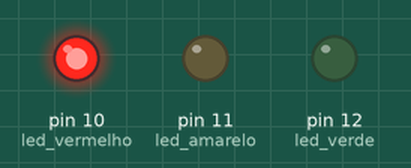
Simulated run of this sketch. Board: Arduino Uno, built with avr-gcc and run on an emulated ATmega328P. Shown: output pins drawn as LEDs (lit = HIGH).

Above: at 2.5 s.
At 8.0 s:
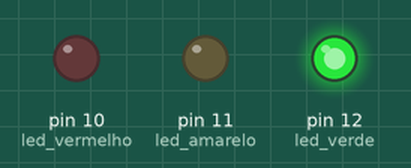
At 12.0 s:
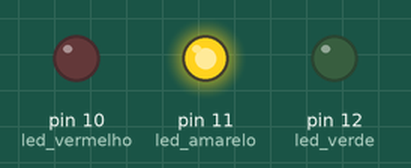
Timing chart, 0 to 16.9 s (numbered marks = the images above):
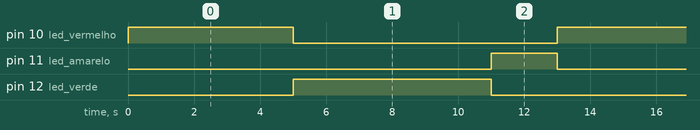

Measured:
- by itself, pin 10 (led_vermelho): alternates HIGH for 5.0 s and LOW for 8.0 s
- by itself, pin 11 (led_amarelo): alternates HIGH for 2.0 s and LOW for 11.0 s
- by itself, pin 12 (led_verde): alternates HIGH for 6.0 s and LOW for 7.0 s

The sketch:

Semaforo.ino
```cpp
#define led_vermelho 10
#define led_amarelo 11
#define led_verde 12


void setup() {
  pinMode(led_vermelho, OUTPUT);
  pinMode(led_amarelo, OUTPUT);
  pinMode(led_verde, OUTPUT);
}

void vermelho(int temp) {
digitalWrite(led_vermelho, HIGH);
digitalWrite(led_amarelo, LOW);
digitalWrite(led_verde, LOW);
delay(temp);
}


void verde(int temp) {
digitalWrite(led_vermelho, LOW);
digitalWrite(led_amarelo, LOW);
digitalWrite(led_verde, HIGH);
delay(temp);
}

void amarelo(int temp) {
digitalWrite(led_vermelho, LOW);
digitalWrite(led_amarelo, HIGH);
digitalWrite(led_verde, LOW);
delay(temp);
}

void loop (){
  vermelho(5000);
  verde(6000);
  amarelo(2000);

}
```
